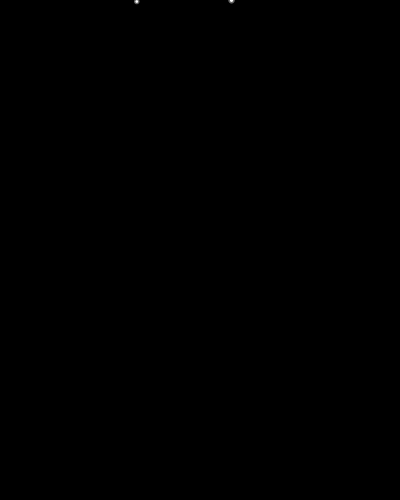
Frame 1 (no input)
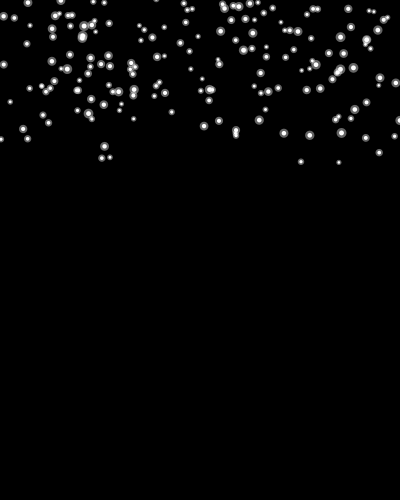
Frame 60 (the mouse pressed at the canvas centre just before this capture)
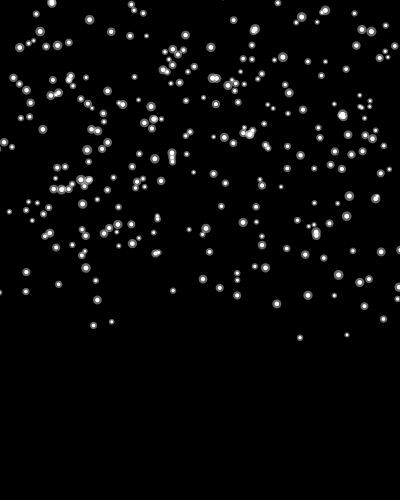
Frame 120 (the mouse held since frame 60 and released just before this capture)

The Processing sketch that drew these frames (run headless with seeded random() and noise(); from frame 60 on, the mouse is pressed at the canvas centre):

// Processing sketch: objects_snowflake
// ── objects_snowflake.pde
ArrayList<Snow> snowflakes = new ArrayList<Snow>();

void setup() {
  size(400, 500);
  background(0);
  
  for (int i=0; i<300; i++) {
    snowflakes.add( new Snow(random(width), random(-200, 0)) );
  }
}

void draw() {
  background(0);
  
  

  for (int i=0; i<snowflakes.size(); i++) {
    Snow s = snowflakes.get(i);
    s.fall();
    s.reappear();
    s.display();
  }
}




class Snow {
  float x;
  float y;
  float size;
  float xSpd;
  float ySpd;
  
  Snow(float tempX, float tempY) {
    x = tempX;
    y = tempY;
    size = random(5, 10);
    xSpd = 0;
    ySpd = random(1, 3);
  }
  
  void display() {
    pushStyle();
  
    noStroke();
    fill(255,100);
    ellipse(x, y, size, size);
    fill(255);
    ellipse(x, y, size/2, size/2);

    popStyle();
  }
  void fall() {
    x += random(-1, 1);
    y += ySpd; // y = y + ySpd;
  }
  void reappear() {
    if (y > height) {
      y = 0;
    }
  }
}
